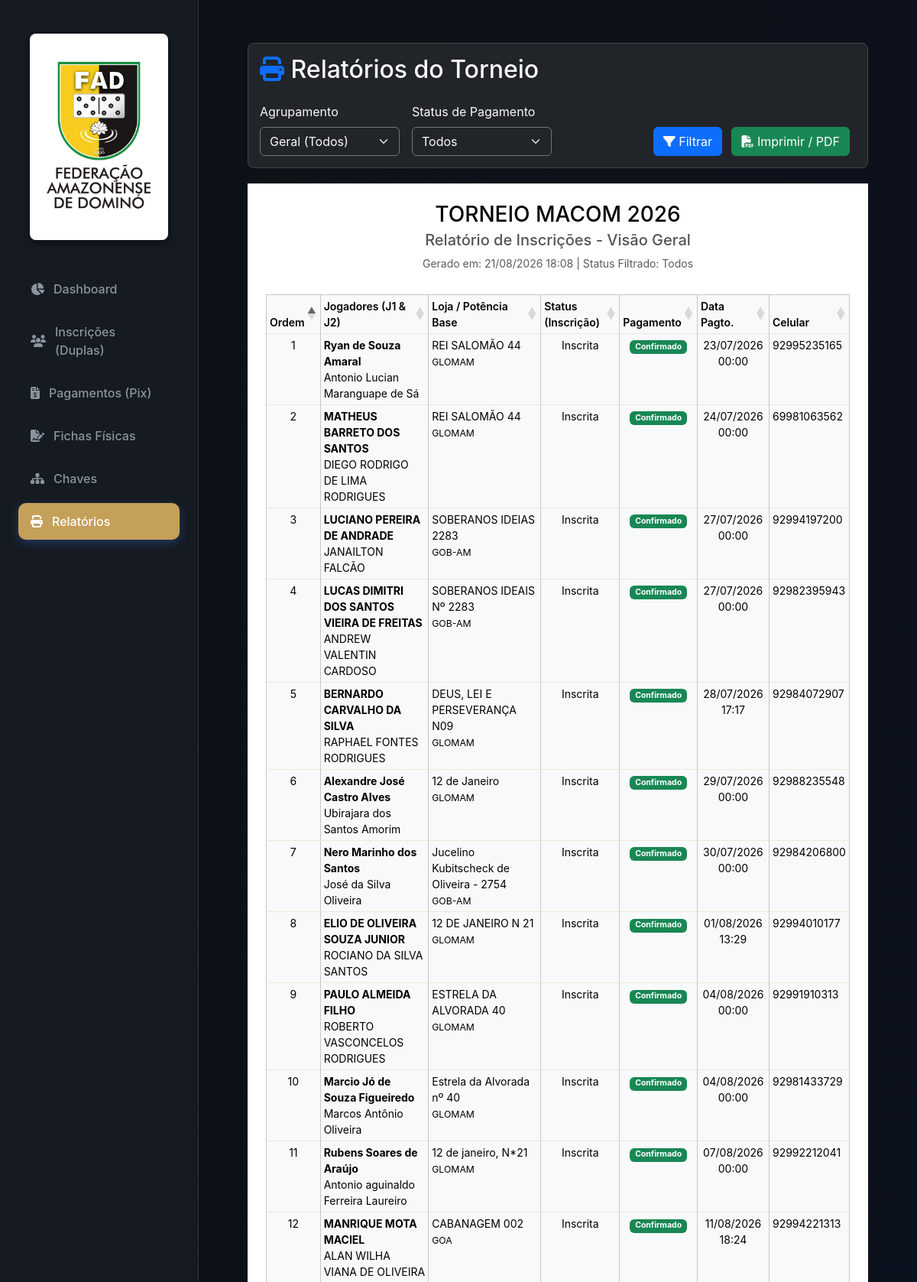
/relatorios/ (upper part), run on the app's committed database.
### dashboard/models.py (models this page shows, shortened)
class Dupla(models.Model):
    STATUS_CHOICES = [
        ('Pendente', 'Pendente'),
        ('Confirmado', 'Confirmado'),
    ]
    STATUS_INSCRICAO_CHOICES = [
        ('Pendente', 'Pendente'),
        ('Validada', 'Validada'),
        ('Inscrita', 'Inscrita'),
        ('Cancelada', 'Cancelada'),
        ('Teste', 'Teste'),
        ('Impugnada', 'Impugnada'),
        ('Eliminada', 'Eliminada'),
    ]
    status_inscricao = models.CharField(
        'Status da Inscrição',
        max_length=20,
        choices=STATUS_INSCRICAO_CHOICES,
        default='Pendente'
    )
    purgado = models.BooleanField('Registro Purgado?', default=False, help_text='Marcado quando o usuário deleta a inscrição na UI')
    origem = models.CharField(
        'Origem da Inscrição',
        max_length=50,
        choices=[('Eletrônico', 'Eletrônico (Google Forms)'), ('Manual', 'Ficha Manual (Física)')],
        default='Eletrônico'
    )
    data_hora = models.CharField('Data da Inscrição', max_length=100, blank=True, null=True)
    nome_jogador1 = models.CharField(max_length=200, verbose_name="Nome J1")
    apelido_jogador1 = models.CharField(max_length=100, blank=True, null=True, verbose_name="Apelido J1")
    cim_jogador1 = models.CharField(max_length=50, blank=True, null=True, verbose_name="CIM J1")
    idade_jogador1 = models.PositiveIntegerField('Idade J1', blank=True, null=True)
    profissao_jogador1 = models.CharField('Profissão J1', max_length=150, blank=True, null=True)
    telefone_jogador1 = models.CharField('Telefone J1', max_length=20, blank=True, null=True)
    email_jogador1 = models.EmailField('E-mail J1', blank=True, null=True)
    potencia_jogador1 = models.ForeignKey('Potencia', on_delete=models.SET_NULL, null=True, blank=True, related_name='jogadores1')
    loja_jogador1 = models.CharField('Loja Jogador 1', max_length=200, blank=True, null=True)
    nome_jogador2 = models.CharField('Nome Jogador 2', max_length=200, blank=True, null=True)
    apelido_jogador2 = models.CharField('Apelido J2', max_length=100, blank=True, null=True)
    cim_jogador2 = models.CharField(max_length=50, blank=True, null=True, verbose_name="CIM J2")
    idade_jogador2 = models.PositiveIntegerField('Idade J2', blank=True, null=True)
    profissao_jogador2 = models.CharField('Profissão J2', max_length=150, blank=True, null=True)
    telefone_jogador2 = models.CharField('Telefone J2', max_length=20, blank=True, null=True)
    email_jogador2 = models.EmailField('E-mail J2', blank=True, null=True)
    potencia_jogador2 = models.ForeignKey('Potencia', on_delete=models.SET_NULL, null=True, blank=True, related_name='jogadores2')
    loja_jogador2 = models.CharField('Loja Jogador 2', max_length=200, blank=True, null=True)
    acompanhantes_j1_adultos = models.PositiveIntegerField('Adultos J1', default=0)
    acompanhantes_j1_criancas = models.PositiveIntegerField('Crianças J1', default=0)
    acompanhantes_j2_adultos = models.PositiveIntegerField('Adultos J2', default=0)
    acompanhantes_j2_criancas = models.PositiveIntegerField('Crianças J2', default=0)
    status_pagamento = models.CharField(
        'Status do Pagamento',
        max_length=50,
        choices=STATUS_CHOICES,
        default='Pendente'
    )
    comprovante = models.OneToOneField('Comprovante', on_delete=models.SET_NULL, null=True, blank=True, related_name='dupla')
    ficha_inscricao = models.OneToOneField('FichaInscricao', on_delete=models.SET_NULL, null=True, blank=True, related_name='dupla')
    class Meta:
        verbose_name = 'Dupla'
        verbose_name_plural = 'Duplas'
        unique_together = ('nome_jogador1', 'nome_jogador2', 'data_hora')

class Potencia(models.Model):
    nome_completo = models.CharField('Nome Completo', max_length=200, unique=True)
    sigla = models.CharField('Sigla', max_length=50, unique=True)
    meta_inscricoes = models.PositiveIntegerField('Meta de Inscrições', default=0)
    class Meta:
        verbose_name = 'Potência'
        verbose_name_plural = 'Potências'

class Comprovante(models.Model):
    TIPO_CHOICES = [
        ('BANCARIO', 'Comprovante Bancário'),
        ('RECIBO', 'Recibo Sistêmico'),
    ]
    tipo = models.CharField('Tipo de Registro', max_length=20, choices=TIPO_CHOICES, default='BANCARIO')
    arquivo = models.FileField('Arquivo do Comprovante', upload_to=upload_comprovante_path, null=True, blank=True)
    pagador = models.CharField('Nome do Pagador', max_length=300, blank=True, null=True)
    banco = models.CharField('Banco', max_length=200, blank=True, null=True)
    valor = models.DecimalField('Valor Declarado', max_digits=10, decimal_places=2, blank=True, null=True)
    identificador = models.CharField('ID da Transação', max_length=200, blank=True, null=True)
    data_hora = models.DateTimeField('Data e Hora do Pagamento')
    data_upload = models.DateTimeField(auto_now_add=True)

### dashboard/views.py (the view)
# urls.py: path('relatorios/', views.relatorios, name='relatorios'),
def relatorios(request):
    from .models import Dupla
    duplas = Dupla.objects.filter(purgado=False).select_related('potencia_jogador1').order_by('potencia_jogador1__nome_completo', 'nome_jogador1')
    agrupamento = request.GET.get('agrupamento', 'geral') # geral, potencia, loja
    status = request.GET.get('status', 'todos')
    if status == 'confirmados':
        duplas = duplas.filter(status_pagamento='Confirmado')
    elif status == 'pendentes':
        duplas = duplas.filter(status_pagamento='Pendente')
    duplas_todas = Dupla.objects.filter(purgado=False).order_by('comprovante__data_hora')
    rank_dict = {}
    rank = 1
    for d in duplas_todas:
        if d.comprovante_id and d.comprovante.data_hora:
            rank_dict[d.id] = rank
            rank += 1
    duplas_list = list(duplas)
    for d in duplas_list:
        d.numero = rank_dict.get(d.id, None)
    context = {
        'duplas': duplas_list,
        'agrupamento': agrupamento,
        'status': status
    }
    return render(request, 'relatorios.html', context)

### templates/relatorios.html (shortened to what this page needs)
{% load static %}
<!DOCTYPE html>
<html lang="pt-BR" data-bs-theme="dark">
<head>
    <link href="https://cdn.jsdelivr.net/npm/bootstrap@5.3.2/dist/css/bootstrap.min.css" rel="stylesheet">
    <link rel="stylesheet" href="https://cdnjs.cloudflare.com/ajax/libs/font-awesome/6.4.0/css/all.min.css">
    <link rel="stylesheet" href="{% static 'css/style.css' %}">
    <link rel="stylesheet" href="https://cdn.datatables.net/1.13.6/css/dataTables.bootstrap5.min.css">
</head>
<body>
<div class="dashboard-container">
    <aside class="sidebar no-print">
        <div class="logo-container" style="margin-bottom: 20px; padding: 20px 15px; text-align: center;">
            <img src="{% static 'img/logo-FAD-com-fundo.jpeg' %}" alt="FAD Logo" style="width: 100%; height: auto; border-radius: 8px; box-shadow: 0 4px 12px rgba(0,0,0,0.5); object-fit: contain;">
        </div>
        <nav class="sidebar-nav">
            <a href="{% url 'index' %}"><i class="fa-solid fa-chart-pie"></i> Dashboard</a>
            <a href="{% url 'gestao' %}"><i class="fa-solid fa-users"></i> Inscrições (Duplas)</a>
            <a href="{% url 'gestao_comprovantes' %}"><i class="fa-solid fa-file-invoice-dollar"></i> Pagamentos (Pix)</a>
            <a href="{% url 'gestao_fichas' %}"><i class="fa-solid fa-file-signature"></i> Fichas Físicas</a>
            <a href="{% url 'torneio' %}"><i class="fa-solid fa-sitemap"></i> Chaves</a>
            <a href="{% url 'relatorios' %}" class="active"><i class="fa-solid fa-print"></i> Relatórios</a>
        </nav>
    </aside>
    <main class="main-content" style="height: 100vh; overflow-y: auto;">
        <div class="container-fluid px-4 py-4">
            <div class="relatorio-header no-print">
                <h2 class="text-light mb-4"><i class="fa-solid fa-print text-primary"></i> Relatórios do Torneio</h2>
                <form method="GET" action="{% url 'relatorios' %}" class="row g-3 align-items-end">
                    <div class="col-md-3">
                        <label class="form-label text-light">Agrupamento</label>
                        <select name="agrupamento" class="form-select bg-dark text-light border-secondary">
                            <option value="geral" {% if agrupamento == 'geral' %}selected{% endif %}>Geral (Todos)</option>
                        </select>
                    </div>
                    <div class="col-md-3">
                        <label class="form-label text-light">Status de Pagamento</label>
                        <select name="status" class="form-select bg-dark text-light border-secondary">
                            <option value="todos" {% if status == 'todos' %}selected{% endif %}>Todos</option>
                        </select>
                    </div>
                    <div class="col-md-6 text-end">
                        <button type="submit" class="btn btn-primary me-2"><i class="fa-solid fa-filter"></i> Filtrar</button>
                        <button type="button" class="btn btn-success me-2" onclick="window.print()"><i class="fa-solid fa-file-pdf"></i> Imprimir / PDF</button>
                    </div>
                </form>
            </div>
            <div class="gestao-card p-4 print-area" data-bs-theme="light" style="background-color: white; color: black; min-height: 800px;">
                <div class="text-center mb-4">
                    <h3 class="mb-1" style="color: black;">TORNEIO MACOM 2026</h3>
                    <h5 style="color: #555;">Relatório de Inscrições - {% if agrupamento == 'geral' %}Visão Geral{% elif agrupamento == 'potencia' %}Agrupado por Potência{% else %}Agrupado por Loja{% endif %}</h5>
                    <p class="text-muted small">Gerado em: {% now "d/m/Y H:i" %} | Status Filtrado: {{ status|title }}</p>
                </div>
                {% if agrupamento == 'geral' %}
                    {% include 'relatorios_tabela.html' with duplas=duplas %}
                {% endif %}
            </div>
        </div>
    </main>
</div>
</body>
</html>

### templates/relatorios_tabela.html
<table class="table table-bordered table-sm relatorio-dt table-light" style="font-size: 12px; width: 100%;">
    <thead style="background-color: #f2f2f2; color: black;">
        <tr>
            <th>Ordem</th>
            <th>Jogadores (J1 & J2)</th>
            <th>Loja / Potência Base</th>
            <th>Status (Inscrição)</th>
            <th>Pagamento</th>
            <th>Data Pagto.</th>
            <th>Celular</th>
        </tr>
    </thead>
    <tbody>
        {% for dupla in duplas %}
        <tr>
            <td class="text-center" data-sort="{% if dupla.numero %}{{ dupla.numero }}{% else %}999999{% endif %}">{% if dupla.numero %}{{ dupla.numero }}{% else %}-{% endif %}</td>
            <td>
                <strong>{{ dupla.nome_jogador1 }}</strong><br>
                {% if dupla.nome_jogador2 %}{{ dupla.nome_jogador2 }}{% else %}Sem Parceiro{% endif %}
            </td>
            <td>
                {{ dupla.loja_jogador1|default:"-" }}<br>
                <small>{{ dupla.potencia_jogador1.sigla|default:"-" }}</small>
            </td>
            <td class="text-center">{{ dupla.status_inscricao }}</td>
            <td class="text-center">
                {% if dupla.status_pagamento == 'Confirmado' %}
                    <span class="badge bg-success">Confirmado</span>
                {% else %}
                    <span class="badge bg-warning text-dark">Pendente</span>
                {% endif %}
            </td>
            <td class="text-center" data-sort="{% if dupla.comprovante and dupla.comprovante.data_hora %}{{ dupla.comprovante.data_hora|date:'YmdHis' }}{% else %}00000000000000{% endif %}">
                {% if dupla.comprovante and dupla.comprovante.data_hora %}
                    {{ dupla.comprovante.data_hora|date:"d/m/Y H:i" }}
                {% else %}
                    -
                {% endif %}
            </td>
            <td>{{ dupla.telefone_jogador1|default:"-" }}</td>
        </tr>
        {% endfor %}
    </tbody>
</table>

### static/css/style.css (style rules this page uses)
:root { --bg-color: #0d1117; --card-bg: #161b22; --text-primary: #e6edf3; --text-secondary: #8b949e; --accent-color: #c5a059; --accent-hover: #e0bb73; --border-color: rgba(197, 160, 89, 0.2); --success: #2ea043; --warning: #f59e0b; --card-shadow: 0 4px 6px -1px rgba(0, 0, 0, 0.1), 0 2px 4px -1px rgba(0, 0, 0, 0.06); --border-radius: 16px; --transition: all 0.3s ease; }
* { margin: 0; padding: 0; box-sizing: border-box; }
body { font-family: 'Inter', sans-serif; background-color: var(--bg-color); color: var(--text-primary); min-height: 100vh; }
.dashboard-container { display: flex; height: 100vh; overflow: hidden; }
.sidebar { width: 260px; background-color: var(--card-bg); border-right: 1px solid var(--border-color); display: flex; flex-direction: column; padding: 24px; transition: var(--transition); }
.logo-container { display: flex; align-items: center; gap: 12px; margin-bottom: 40px; }
.sidebar-nav { display: flex; flex-direction: column; gap: 8px; flex: 1; }
.sidebar-nav a { display: flex; align-items: center; gap: 12px; text-decoration: none; color: var(--text-secondary); padding: 12px 16px; border-radius: 10px; font-weight: 500; transition: var(--transition); }
.sidebar-nav a.active { background-color: var(--accent-color); color: white; box-shadow: 0 4px 12px rgba(59, 130, 246, 0.3); }
.main-content { flex: 1; overflow-y: auto; padding: 32px 40px; background: linear-gradient(to bottom right, var(--bg-color), #0b1120); }
table { width: 100%; border-collapse: collapse; text-align: left; }
th, td { padding: 12px; border-bottom: 1px solid var(--border-color); font-size: 14px; }
th { color: var(--text-secondary); font-weight: 600; background: rgba(0,0,0,0.1); }

### templates/relatorios.html (style rules this page uses)
.relatorio-header { margin-bottom: 20px; padding: 15px; background-color: #212529; border-radius: 8px; border: 1px solid #444; }

### data on the page
Dupla: numero "6", nome_jogador1 "Alexandre José Castro Alves", nome_jogador2 "Ubirajara dos Santos Amorim", loja_jogador1 "12 de Janeiro", potencia_jogador1.sigla "GLOMAM", status_inscricao "Inscrita", status_pagamento "Confirmado", comprovante.data_hora "29/07/2026 00:00", telefone_jogador1 "92988235548"
Dupla: numero "5", nome_jogador1 "BERNARDO CARVALHO DA SILVA", nome_jogador2 "RAPHAEL FONTES RODRIGUES", loja_jogador1 "DEUS, LEI E PERSEVERANÇA N09", potencia_jogador1.sigla "GLOMAM", status_inscricao "Inscrita", status_pagamento "Confirmado", comprovante.data_hora "28/07/2026 17:17", telefone_jogador1 "92984072907"
Dupla: numero "8", nome_jogador1 "ELIO DE OLIVEIRA SOUZA JUNIOR", nome_jogador2 "ROCIANO DA SILVA SANTOS", loja_jogador1 "12 DE JANEIRO N 21", potencia_jogador1.sigla "GLOMAM", status_inscricao "Inscrita", status_pagamento "Confirmado", comprovante.data_hora "01/08/2026 13:29", telefone_jogador1 "92994010177"
Dupla: numero "2", nome_jogador1 "MATHEUS BARRETO DOS SANTOS", nome_jogador2 "DIEGO RODRIGO DE LIMA RODRIGUES", loja_jogador1 "REI SALOMÃO 44", potencia_jogador1.sigla "GLOMAM", status_inscricao "Inscrita", status_pagamento "Confirmado", comprovante.data_hora "24/07/2026 00:00", telefone_jogador1 "69981063562"
Dupla: numero "10", nome_jogador1 "Marcio Jó de Souza Figueiredo", nome_jogador2 "Marcos Antônio Oliveira", loja_jogador1 "Estrela da Alvorada nº 40", potencia_jogador1.sigla "GLOMAM", status_inscricao "Inscrita", status_pagamento "Confirmado", comprovante.data_hora "04/08/2026 00:00", telefone_jogador1 "92981433729"
Dupla: numero "9", nome_jogador1 "PAULO ALMEIDA FILHO", nome_jogador2 "ROBERTO VASCONCELOS RODRIGUES", loja_jogador1 "ESTRELA DA ALVORADA 40", potencia_jogador1.sigla "GLOMAM", status_inscricao "Inscrita", status_pagamento "Confirmado", comprovante.data_hora "04/08/2026 00:00", telefone_jogador1 "92991910313"
Dupla: numero "11", nome_jogador1 "Rubens Soares de Araújo", nome_jogador2 "Antonio aguinaldo Ferreira Laureiro", loja_jogador1 "12 de janeiro, N*21", potencia_jogador1.sigla "GLOMAM", status_inscricao "Inscrita", status_pagamento "Confirmado", comprovante.data_hora "07/08/2026 00:00", telefone_jogador1 "92992212041"
Dupla: numero "1", nome_jogador1 "Ryan de Souza Amaral", nome_jogador2 "Antonio Lucian Maranguape de Sá", loja_jogador1 "REI SALOMÃO 44", potencia_jogador1.sigla "GLOMAM", status_inscricao "Inscrita", status_pagamento "Confirmado", comprovante.data_hora "23/07/2026 00:00", telefone_jogador1 "92995235165"
Dupla: numero "12", nome_jogador1 "MANRIQUE MOTA MACIEL", nome_jogador2 "ALAN WILHA VIANA DE OLIVEIRA", loja_jogador1 "CABANAGEM 002", potencia_jogador1.sigla "GOA", status_inscricao "Inscrita", status_pagamento "Confirmado", comprovante.data_hora "11/08/2026 18:24", telefone_jogador1 "92994221313"
Dupla: numero "4", nome_jogador1 "LUCAS DIMITRI DOS SANTOS VIEIRA DE FREITAS", nome_jogador2 "ANDREW VALENTIN CARDOSO", loja_jogador1 "SOBERANOS IDEAIS Nº 2283", potencia_jogador1.sigla "GOB-AM", status_inscricao "Inscrita", status_pagamento "Confirmado", comprovante.data_hora "27/07/2026 00:00", telefone_jogador1 "92982395943"
Dupla: numero "3", nome_jogador1 "LUCIANO PEREIRA DE ANDRADE", nome_jogador2 "JANAILTON FALCÃO", loja_jogador1 "SOBERANOS IDEIAS 2283", potencia_jogador1.sigla "GOB-AM", status_inscricao "Inscrita", status_pagamento "Confirmado", comprovante.data_hora "27/07/2026 00:00", telefone_jogador1 "92994197200"
Dupla: numero "7", nome_jogador1 "Nero Marinho dos Santos", nome_jogador2 "José da Silva Oliveira", loja_jogador1 "Jucelino Kubitscheck de Oliveira - 2754", potencia_jogador1.sigla "GOB-AM", status_inscricao "Inscrita", status_pagamento "Confirmado", comprovante.data_hora "30/07/2026 00:00", telefone_jogador1 "92984206800"

### other printed values
{{ status|title }} "Todos"
